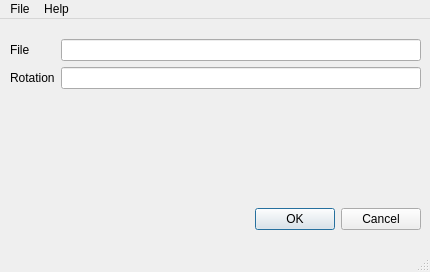
<?xml version="1.0" encoding="UTF-8"?>
<ui version="4.0">
 <class>rotateWindow</class>
 <widget class="QMainWindow" name="rotateWindow">
  <property name="geometry">
   <rect>
    <x>0</x>
    <y>0</y>
    <width>430</width>
    <height>272</height>
   </rect>
  </property>
  <property name="windowTitle">
   <string>PDF Editor</string>
  </property>
  <widget class="QWidget" name="centralwidget">
   <widget class="QWidget" name="verticalLayoutWidget_2">
    <property name="geometry">
     <rect>
      <x>10</x>
      <y>20</y>
      <width>411</width>
      <height>191</height>
     </rect>
    </property>
    <layout class="QVBoxLayout" name="verticalLayout">
     <item>
      <layout class="QFormLayout" name="formLayout">
       <item row="0" column="1">
        <widget class="QLineEdit" name="filenameLineEdit"/>
       </item>
       <item row="1" column="0">
        <widget class="QLabel" name="label_2">
         <property name="text">
          <string>Rotation</string>
         </property>
        </widget>
       </item>
       <item row="1" column="1">
        <widget class="QLineEdit" name="rotationLineEdit"/>
       </item>
       <item row="0" column="0">
        <widget class="QLabel" name="label">
         <property name="autoFillBackground">
          <bool>false</bool>
         </property>
         <property name="text">
          <string>File</string>
         </property>
        </widget>
       </item>
      </layout>
     </item>
     <item>
      <widget class="QDialogButtonBox" name="buttonBox">
       <property name="standardButtons">
        <set>QDialogButtonBox::Cancel|QDialogButtonBox::Ok</set>
       </property>
      </widget>
     </item>
    </layout>
   </widget>
  </widget>
  <widget class="QMenuBar" name="menubar">
   <property name="geometry">
    <rect>
     <x>0</x>
     <y>0</y>
     <width>430</width>
     <height>30</height>
    </rect>
   </property>
   <widget class="QMenu" name="menuFile">
    <property name="title">
     <string>File</string>
    </property>
    <addaction name="actionOpen"/>
   </widget>
   <widget class="QMenu" name="menuHelp">
    <property name="title">
     <string>Help</string>
    </property>
    <addaction name="actionAbout"/>
   </widget>
   <addaction name="menuFile"/>
   <addaction name="menuHelp"/>
  </widget>
  <widget class="QStatusBar" name="statusbar"/>
  <action name="actionOpen">
   <property name="text">
    <string>Open</string>
   </property>
  </action>
  <action name="actionAbout">
   <property name="text">
    <string>About</string>
   </property>
  </action>
 </widget>
 <resources/>
 <connections>
  <connection>
   <sender>buttonBox</sender>
   <signal>rejected()</signal>
   <receiver>rotateWindow</receiver>
   <slot>close()</slot>
   <hints>
    <hint type="sourcelabel">
     <x>215</x>
     <y>222</y>
    </hint>
    <hint type="destinationlabel">
     <x>214</x>
     <y>135</y>
    </hint>
   </hints>
  </connection>
 </connections>
</ui>
